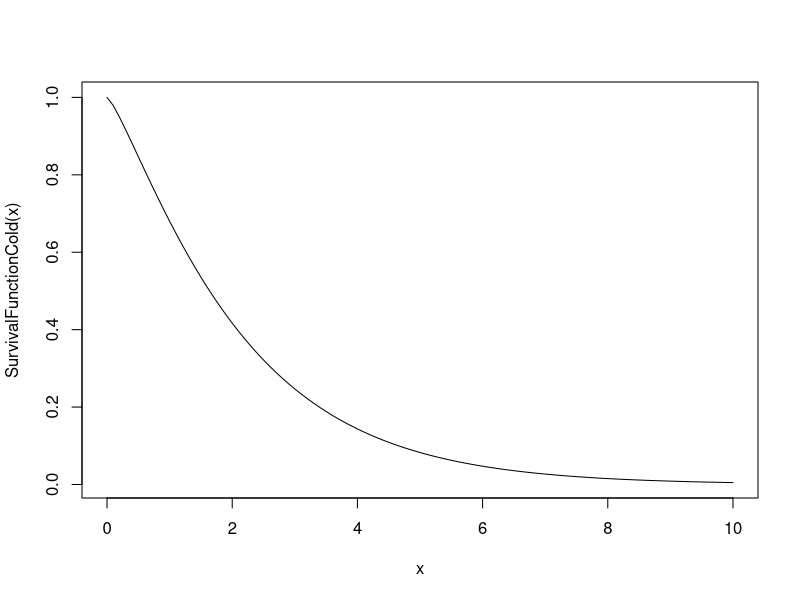
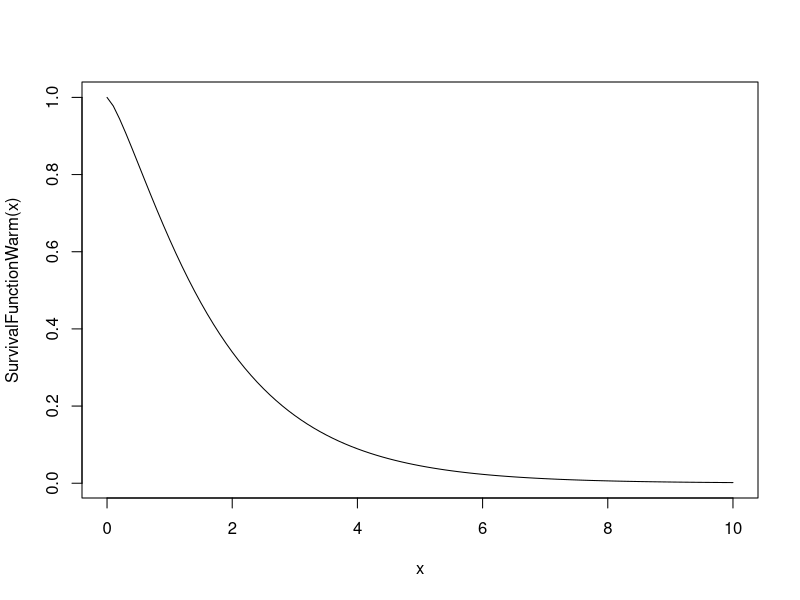

Here is the R script that generated these plots, in order: (Note: this script raises an error after producing the figures.)
SurvivalFunctionCold <- function(time){ #Survival function of system with cold redundant component
  a=1;
  b=0.5;
  lambda=0.5;
  R = (1-(1-exp(-(a*time)^b))^3)*(exp(-lambda*time)*(lambda*time+1));
  return(R)
}

DeathRateFunctionCold <- function(time){ #Death rate of system with cold redundant component
  r <- log(SurvivalFunctionCold(time))
}

DeathRateFunctionWarm <- function(time){ #Death rate of system with warm redundant component
  r <- log(SurvivalFunctionWarm(time))
}

SurvivalFunctionWarm <- function(time){ #Survival function of system with warm redundant component
  a=1;
  b=0.5;
  lambda=0.5;
  R = (1-(1-exp(-(a*time)^b))^3)*(1-(1-exp(-lambda*time))^2);
  return(R)
}


expectedLifeLengthCold <- integrate(SurvivalFunctionCold,0,Inf)$value
expectedLifeLengthWarm <- integrate(SurvivalFunctionWarm,0,Inf)$value
expectedLifeLengthCold
expectedLifeLengthWarm
curve(SurvivalFunctionCold,0,10)
curve(SurvivalFunctionWarm,0,10)

time = seq(0.1, 10, length.out =1000)
rcold <- -grad(DeathRateFunctionCold,time)
plot(time, rcold,type="l",xlim=c(0,10),ylim=c(0.3,0.7),ylab="r(t)", col="red")
par(new=TRUE)
rwarm <- -grad(DeathRateFunctionWarm,time)
plot(time, rwarm,type="l",xlim=c(0,10),ylim=c(0.3,0.7), ylab="r(t)", col="blue")
legend(8,0.4, c("rcold(t)", "rwarm(t)"),col = c(2,4),
       text.col = "green4", lty = c(1, 1, 1), bg = "gray90")

